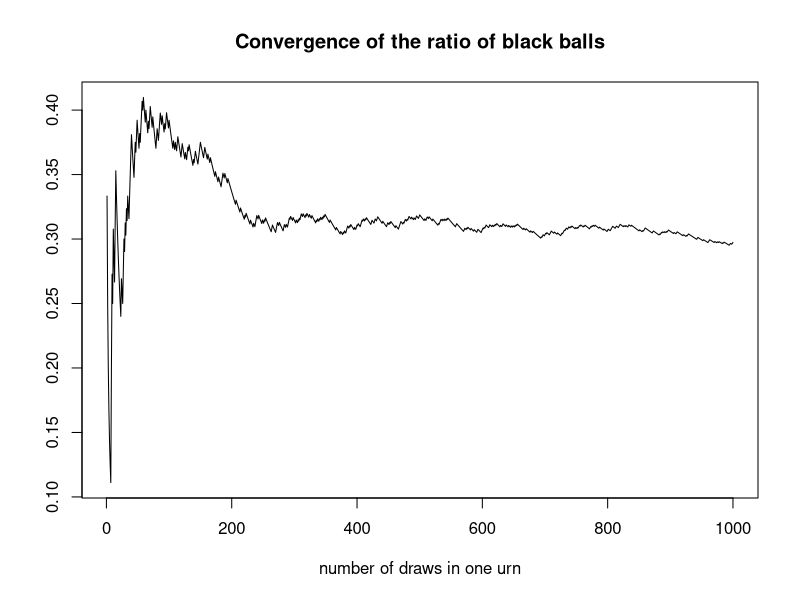

Reproduce this figure in R. (Note: this script raises an error after producing the figure.)
# Based on the Polya urn model, this program will create 
# 1. a plot showing how the observed ratio of black balls in one Polya urn changes over 
# 1000 draws(steps) with given initial numbers of black balls(a) and red balls(b). 
# 
# 2. a plot that compares the observed ratios of black balls in 10000 urns after 
# 1000 draws(steps) with given initial conditions (a, b), compared to the density function of 
# the Beta(a,b) distribution. (a: the initial number of black balls; b: the initial number of red balls)

# First, download required packages and declare variables to store data from the simulations

library(ggplot2)
draws <- 1000 # number of steps to sample in one trial
ratio_single <- matrix(0, draws, 2) #create a matrix to record the ratio of black balls in the urn over each draw

# The polya_urn_single function will create a plot of the changing ratio of black balls in one Polya urn over 
# 1000 draws(steps) with given initial numbers of black balls(a) and red balls(b). 
# We can see that after a certain number of draws, the ratio converges to a limit. 
# The limit itself is random although the parameters stay unchanged.
# In the polya_urn_multi function, we show that after a large number of trials, the proportion of black balls in the urn 
# converges in distribution to the Beta distribution with parameters(a, b). Hence, we can
# say the limit generated by one Polya urn is a simulation/sample from the corresponding Beta(a,b).
polya_urn_single <- function(a, b) {
  black_curr <- a #current number of black balls
  red_curr <- b #current number of red balls
  for (n in 1:draws){
    # the prob of drawing a black ball is (current # of black balls)/(initial # of black+red balls + current # of steps)
    # the prob of drawing a red ball is (current # of red balls)/(initial # of black+red balls + current # of steps)
    # Given those probabilities, sample a ball from the urn, 
    # here we use 1 to represent a balck ball and 0 to represent a red ball
    drawn<-sample(c(1,0), size=1, prob=c(black_curr, red_curr)/(a + b + n))
    if (drawn == 1) {
      black_curr <- black_curr + 1
    } else {
      red_curr <- red_curr + 1
    }
    ratio_single[n, 1] <- n
    ratio_single[n, 2] <- black_curr/(a + b + n)
  }
  plot(ratio_single, main = "Convergence of the ratio of black balls", 
       xlab = "number of draws in one urn", ylab = "", type = "l")
}
polya_urn_single(1, 1)

# Given initial numbers of black and red balls, the polya_urn_multi function will show a histogram of observed 
# ratios of black balls after 1000 draws in 10000 urns. It also compares the overall shape of bins to the density function of 
# the corresponding Beta(a,b) distribution. (a: the initial number of black balls; b: the initial number of red balls)
# The output plot visualizes how the ratio converges in distribution to the corresponding Beta distribution with same parameters
# after a huge number of trials

trials <- 10000 # number of trials(more trials make the graph clearer)
ratio_multi <- matrix(0, trials,1) #create a vector to record the ratio of black balls in each trial
# Parameters of the function
# a: initial number of black balls
# b: initial number of red balls
polya_urn_multi <- function(a, b) {
  for (i in 1:trials){
    black_curr <- a #current number of black balls
    red_curr <- b #current number of red balls
    for (n in 1:draws){
      # the prob of drawing a black ball is (current # of black balls)/(initial # of black+red balls + current # of steps)
      # the prob of drawing a red ball is (current # of red balls)/(initial # of black+red balls + current # of steps)
      # Given those probabilities, sample a ball from the urn, 
      # here we use 1 to represent a balck ball and 0 to represent a red ball
      drawn<-sample(c(1,0), size=1, prob=c(black_curr, red_curr)/(a + b + n))
      if (drawn == 1) {
        black_curr <- black_curr + 1
      } else {
        red_curr <- red_curr + 1
      }
    }
    # in the ith trial, add the ratio of black balls in the urn after n steps
    ratio[i]<-black_curr/(a +b + n)
  }
  # the proportion of black balls in the urn converges in distribution 
  # to the Beta distribution with parameters the same as initial # of red balls
  # and initial # of black balls when n grows.
  # As shown by the graph
  sort_ratio <- sort(ratio)
  beta_pdf <- dbeta(sort_ratio, a, b)
  df <- data.frame(ratio,beta_pdf)
  beta_para <- paste("Beta(",a,",",b,")")
  num_bins <- 20
  urn_plot <- ggplot(df, aes(ratio)) +                  
       geom_histogram(aes(x = ratio), fill="lightblue", bins = num_bins, boundary=0, color = "white") + 
       scale_x_continuous(breaks = seq(0, 1, by=0.2), limits=c(0,1)) +
       labs(title = beta_para,
         x = "",
         y = "") + 
       theme_bw(base_size = 16) +
       theme(plot.title = element_text(hjust = 0.5, face = "bold"), 
             axis.text.y = element_blank(), 
             plot.margin = unit(c(1, 1, 1, 2), "cm")) + 
       geom_line(aes(x = sort_ratio, y= (trials/num_bins) * beta_pdf), colour="red")
  print(urn_plot)
}


# Simulate the Polya's urn with _ black ball and _ red ball at the beginning(you can fill the parameters 
# with different sets of numbers) Repeat the experiment for 10000 times.
# Since the the number of iterations is huge, the function takes a while to give the output.
polya_urn_multi(1,8)

